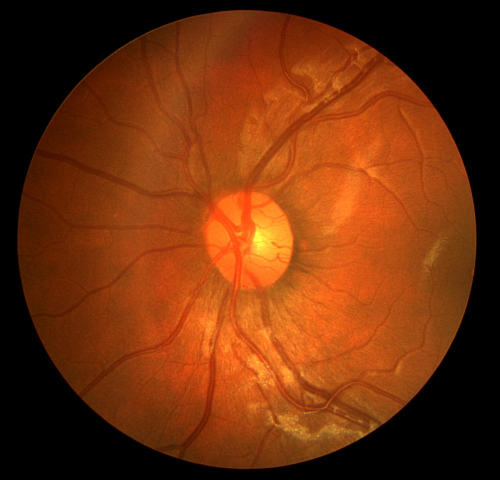
#> input picture IMAGES/Image_02L.jpg, 999 x 960 px (shown at 1/2 size)
$ jupyter execute TEST_SCRIPT.ipynb   (older library calls are emulated)
#> lines starting #> are read from the running program, lines starting #| are printed output that depends on the picture; after the words box and inside, x2 and y2 are one past the last pixel; in counts of white or black regions, pixels touching at a corner belong together; long printed decimals are rounded
[cell 1]
import os
import cv2
import numpy as np
import pandas as pd
import matplotlib.pyplot as plt

from skimage.filters.rank import entropy
from skimage.morphology import disk
from skimage.filters import sobel
from scipy.ndimage import gaussian_filter

from skimage.feature import canny
from skimage.filters import median
from skimage.restoration import denoise_bilateral

from skimage.filters import prewitt_h, prewitt_v

from sklearn import svm
from sklearn.preprocessing import StandardScaler
from sklearn.metrics import accuracy_score, classification_report

scaler = StandardScaler()

import joblib

[cell 2]
# ref : https://www.tutorialkart.com/opencv/python/opencv-python-resize-image/#gsc.tab=0
def downsample_image(img):
    scale_percent = 20
    width = int(img.shape[1] * scale_percent / 100)
    height = int(img.shape[0] * scale_percent / 100)
    dim = (width, height)

    resized = cv2.resize(img, dim, interpolation = cv2.INTER_AREA)
    return resized

def upsample_image(img):   # To be used after prediction
    scale_percent = 500
    width = int(img.shape[1] * scale_percent / 100)
    height = int(img.shape[0] * scale_percent / 100)
    dim = (width, height)

    resized = cv2.resize(img, dim, interpolation = cv2.INTER_AREA)
    return resized
def preprocess_image(image_path):
    img = cv2.imread(image_path)
    img = cv2.cvtColor(img, cv2.COLOR_BGR2RGB)
    gray_img = cv2.cvtColor(img, cv2.COLOR_RGB2GRAY)

    gray_img = cv2.resize(gray_img, (960, 999))

    # check if size is correct
    # 1) Convert to gray scale
    # 2) Normalize
    # 3) Downsample image by 50%

#     if(img.shape[0] != 960):
#         print("Change shape")

    final_img = gray_img/255
    final_img = downsample_image(gray_img)

    return final_img

def preprocess_seg_map(seg_path):
    # reading array
    seg_map = cv2.imread(seg_path,cv2.IMREAD_GRAYSCALE)

    target_size = (960, 999)
    seg_map = resize_and_threshold(seg_map, target_size)

    # Convert from bool to uint8
    seg_map = seg_map.astype(np.uint8)
    # convert the max value pixel to 1 (To create a binary seg map)
    seg_map[seg_map == 255] = 1

    # Downsample the seg_map by 50%
    seg_map = downsample_image(seg_map)
    return seg_map

def extract_features_test(gray_img):
    radius = 1
    entropy_img = entropy(gray_img,disk(radius))
    sigma = 5
    gauss_image = gaussian_filter(gray_img, sigma=sigma) #### (APPLIED ON COLOR ORIGINALLY)
    sobel_filtered = sobel(gray_img)
    edges = canny(gray_img)
    median_filtered = median(gray_img)                               ##### (APPLIED ON COLOR ORIGINALLY)
    bilateral_filtered = denoise_bilateral(gray_img,channel_axis=-1,multichannel=False) ##### (APPLIED ON COLOR ORIGINALLY)
    prewitt_horizontal = prewitt_h(gray_img)
    prewitt_vertical = prewitt_v(gray_img)

    pixel_feature = gray_img.reshape(-1).reshape(-1, 1)                        #1
    entropy_feature = entropy_img.reshape(-1).reshape(-1, 1)                   #2
    gauss_feature = gauss_image.reshape(-1).reshape(-1, 1)                     #3
    sobel_feature = sobel_filtered.reshape(-1).reshape(-1, 1)                  #4
    edges_feature = edges.reshape(-1).reshape(-1, 1)                           #5
    median_feature = median_filtered.reshape(-1).reshape(-1, 1)                #6
    bilateral_feature = bilateral_filtered.reshape(-1).reshape(-1, 1)          #7
    prewitt_horizontal_feature = prewitt_horizontal.reshape(-1).reshape(-1, 1) #8
    prewitt_vertical_feature = prewitt_vertical.reshape(-1).reshape(-1, 1)     #9

    feature_matrix = np.hstack((pixel_feature,entropy_feature,gauss_feature,
                               sobel_feature,edges_feature,median_feature,
                               bilateral_feature,prewitt_horizontal_feature,
                               prewitt_vertical_feature))
    return feature_matrix

def dice_coefficient(y_true, y_pred):
    intersection = np.sum(y_true * y_pred)
    union = np.sum(y_true) + np.sum(y_pred)

    if union == 0:
        return 1.0
    dice = (2.0 * intersection) / union
    return dice

def are_binary_arrays(arr1, arr2):
    return np.all(np.isin(arr1, [0, 1])) and np.all(np.isin(arr2, [0, 1]))

def print_unique_values(arr):
    unique_values = np.unique(arr)
    print("Unique values in the array:", unique_values)

def resize_and_threshold(image, target_size):
    resized_image = cv2.resize(image, target_size)

    _, thresholded_image = cv2.threshold(resized_image, 127, 255, cv2.THRESH_BINARY)

    return thresholded_image

[cell 3]
clf = joblib.load('Trained_model_checkpoints/TM_3_301223_without_scaler_with_SMOTE_14Image_1%train.pkl')
#> (reads Trained_model_checkpoints/TM_3_301223_without_scaler_with_SMOTE_14Image_1%train.pkl from the repository)
print(clf)

weights = clf.coef_
intercept = clf.intercept_

print("Coefficients (Weights):", weights)
print("Intercept:", intercept)

[cell 4]
# test_image = "General_test_image.jpg"
test_image = "IMAGES/Image_02L.jpg"
test_ans = "SEG1/Image_02L_1stHO.png"

img = preprocess_image(test_image)
#> in preprocess_image, img is the input picture: shape (960, 999, 3); mean B, G, R 12.3, 48.4, 112.4
seg = preprocess_seg_map(test_ans)
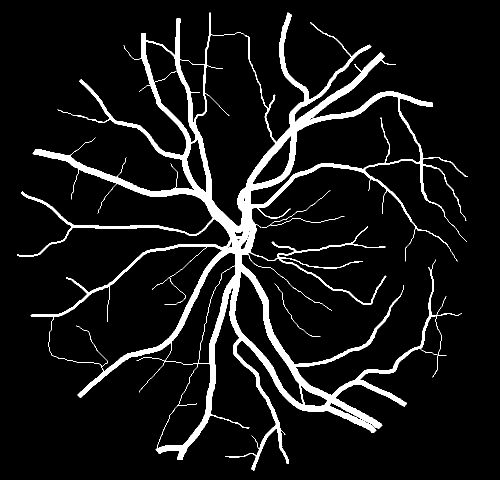
#> input picture SEG1/Image_02L_1stHO.png, 999 x 960 px (shown at 1/2 size)
#> in preprocess_seg_map, `seg_map = cv2.imread(seg_path,cv2.IMREAD_GRAYSCALE)`: seg_map: shape (960, 999); 8.1% white; 4 white regions, box (x1, y1, x2, y2) and area: (34, 25, 936, 942) 77335, (524, 380, 689, 456) 307, (549, 567, 641, 674) 144, (115, 219, 145, 231) 34
#> in resize_and_threshold, `_, thresholded_image = cv2.threshold(resized_image, 127, 255, cv2.THRE..`: thresholded_image: shape (999, 960); 8.1% white; 125 white regions (88 under 20 px), largest, box (x1, y1, x2, y2) and area: (33, 26, 899, 980) 75712, (512, 454, 578, 473) 107, (385, 632, 404, 726) 98
#> in preprocess_seg_map, `seg_map[seg_map == 255] = 1`:
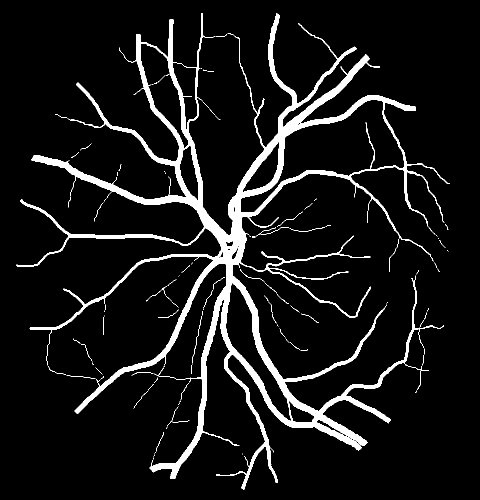
#> seg_map: shape (999, 960) (shown at 1/2 size); values 0 (black) and 1 (white), 8.1% white; 125 white regions (88 under 20 px), largest, box (x1, y1, x2, y2) and area: (33, 26, 899, 980) 75712, (512, 454, 578, 473) 107, (385, 632, 404, 726) 98
#> in downsample_image (call 2), `resized = cv2.resize(img, dim, interpolation = cv2.INTER_AREA)`: resized: shape (199, 192); values 0 (black) and 1 (white), 7.6% white in thin lines or dots, all inside (x1, y1, x2, y2) = (8, 6, 171, 195)

true_map = seg
seg = seg.reshape(-1)

plt.imshow(img,cmap = 'gray')
plt.show()

# print(img.shape)
# print(true_map.shape)

fea_matrix = extract_features_test(img)
#> in extract_features_test, `entropy_img = entropy(gray_img,disk(radius))`:
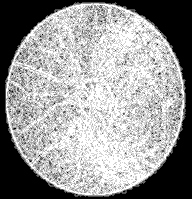
#> entropy_img: shape (199, 192) float64; min 0, max 2.32, mean 1.38; drawn with min black and max white
#> in extract_features_test, `edges = canny(gray_img)`: edges: shape (199, 192) bool; 6.2% white in thin lines or dots, all inside (x1, y1, x2, y2) = (6, 4, 184, 195)
#> in extract_features_test, `prewitt_vertical = prewitt_v(gray_img)`:
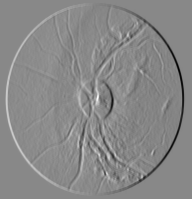
#> prewitt_vertical: shape (199, 192) float64; min -0.331, max 0.288, mean -4.07e-20; drawn with min black and max white
fea_matrix_scaled = scaler.fit_transform(fea_matrix)

# print(fea_matrix.shape)

# # Predict the labels by
ypred = clf.predict(fea_matrix)

# print(ypred.shape)
# # Count the number of 1s and 0s
# count_zeros = np.count_nonzero(ypred == 0)
# count_ones = np.count_nonzero(ypred == 1)

# # print("Number of zeros:", count_zeros)
# # print("Number of ones:", count_ones)

# Convert this ypred (1D array) to INPUT_SIZE_USER or (first to AxB then upsample to INPUT_SIZE (If preprocess done))
segmented_image = ypred.reshape(199, 192)
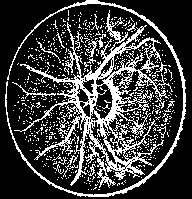
#> segmented_image: shape (199, 192) float64; values 0 (black) and 1 (white), 24.5% white in thin lines or dots

plt.imshow(segmented_image,cmap = 'gray')
plt.show()

plt.imshow(true_map,cmap = 'gray')
plt.show()

if are_binary_arrays(true_map, segmented_image):
    print("Both arrays contain only 0s and 1s.")
else:
    print("Arrays contain values other than 0s and 1s.")

print_unique_values(true_map)
#> in print_unique_values, `unique_values = np.unique(arr)`: unique_values = [0, 1]
#| Unique values in the array: [0 1]
#| Unique values in the array: [0. 1.]
print_unique_values(segmented_image)

print("Dice score for segmentation : ",dice_coefficient(true_map,segmented_image))
#> in dice_coefficient, `intersection = np.sum(y_true * y_pred)`: intersection = 2307
#> in dice_coefficient, `union = np.sum(y_true) + np.sum(y_pred)`: union = 12264
#> in dice_coefficient, `dice = (2.0 * intersection) / union`: dice = 0.376
#| Dice score for segmentation :  0.3762

[cell 5]
test_image = "IMAGES/Image_01L.jpg"
test_seg = "SEG1/Image_01L_1stHO.png"

img = preprocess_image(test_image)
#> call 2 of preprocess_image, with image_path = 'IMAGES/Image_01L.jpg'
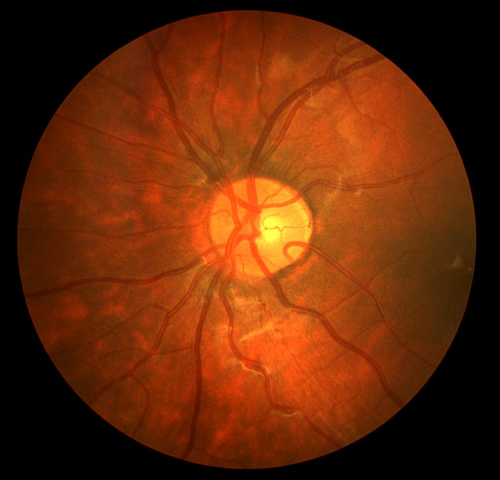
#> input picture IMAGES/Image_01L.jpg, 999 x 960 px (shown at 1/2 size)
#> in preprocess_image, img is the input picture: shape (960, 999, 3); mean B, G, R 8.6, 41.1, 101.9
#> in preprocess_image (call 2), `gray_img = cv2.resize(gray_img, (960, 999))`:
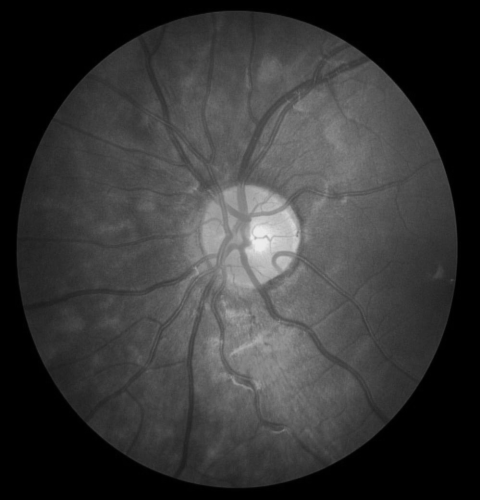
#> gray_img: shape (999, 960) (shown at 1/2 size); min 0, max 236, mean 55.5
seg = preprocess_seg_map(test_seg)
#> call 2 of preprocess_seg_map, with seg_path = 'SEG1/Image_01L_1stHO.png'
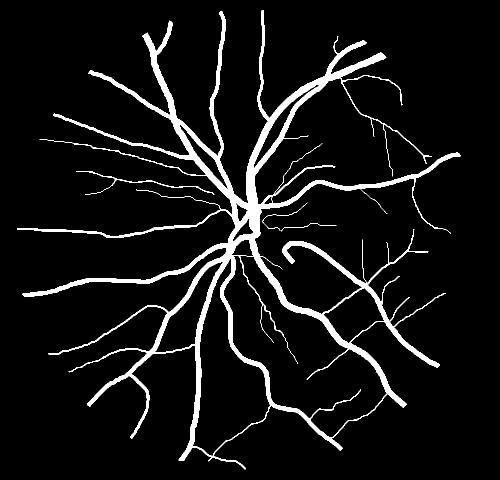
#> input picture SEG1/Image_01L_1stHO.png, 999 x 960 px (shown at 1/2 size)
#> in preprocess_seg_map (call 2), `seg_map = cv2.imread(seg_path,cv2.IMREAD_GRAYSCALE)`: seg_map: shape (960, 999); 7% white; 4 white regions, box (x1, y1, x2, y2) and area: (34, 21, 922, 939) 65977, (153, 342, 429, 390) 648, (525, 405, 615, 462) 142, (562, 446, 673, 463) 118
#> in resize_and_threshold (call 2), `_, thresholded_image = cv2.threshold(resized_image, 127, 255, cv2.THRE..`: thresholded_image: shape (999, 960); 7% white; 60 white regions (41 under 20 px), largest, box (x1, y1, x2, y2) and area: (33, 22, 886, 977) 65023, (147, 356, 412, 406) 579, (546, 464, 646, 474) 104
#> in preprocess_seg_map (call 2), `seg_map[seg_map == 255] = 1`:
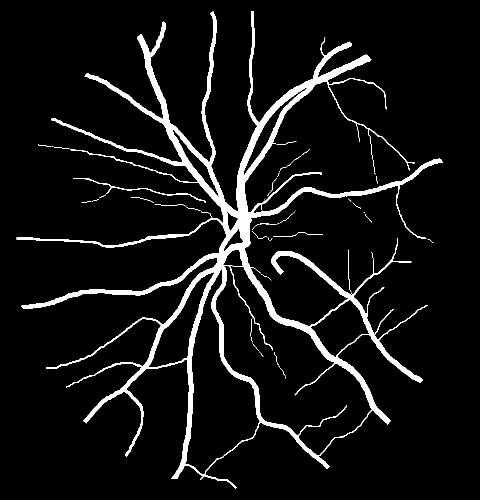
#> seg_map: shape (999, 960) (shown at 1/2 size); values 0 (black) and 1 (white), 7% white; 60 white regions (41 under 20 px), largest, box (x1, y1, x2, y2) and area: (33, 22, 886, 977) 65023, (147, 356, 412, 406) 579, (546, 464, 646, 474) 104
#> in downsample_image (call 4), `resized = cv2.resize(img, dim, interpolation = cv2.INTER_AREA)`: resized: shape (199, 192); values 0 (black) and 1 (white), 6.3% white in thin lines or dots, all inside (x1, y1, x2, y2) = (9, 5, 177, 194)

print(img.shape)
#| (199, 192)
print(seg.shape)
#| (199, 192)

plt.imshow(img,cmap = 'gray')
plt.show()

plt.imshow(seg, cmap = 'gray')
plt.show()

img_up = upsample_image(img)
seg_up = upsample_image(seg)
#> in upsample_image (call 2), `resized = cv2.resize(img, dim, interpolation = cv2.INTER_AREA)`:
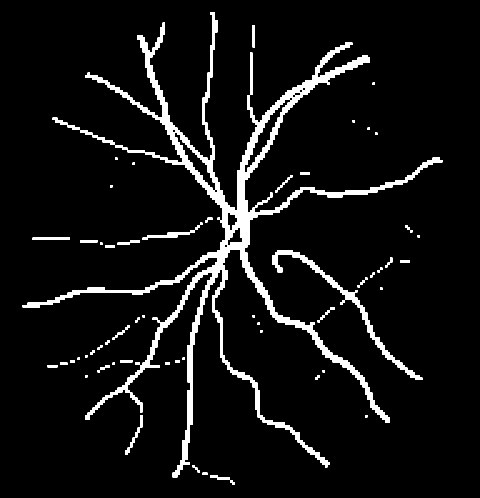
#> resized: shape (995, 960) (shown at 1/2 size); values 0 (black) and 1 (white), 6.3% white; 56 white regions, largest, box (x1, y1, x2, y2) and area: (45, 25, 885, 955) 51175, (545, 500, 845, 760) 4325, (285, 445, 405, 480) 700

print(img_up.shape)
#| (995, 960)
print(seg_up.shape)
#| (995, 960)
